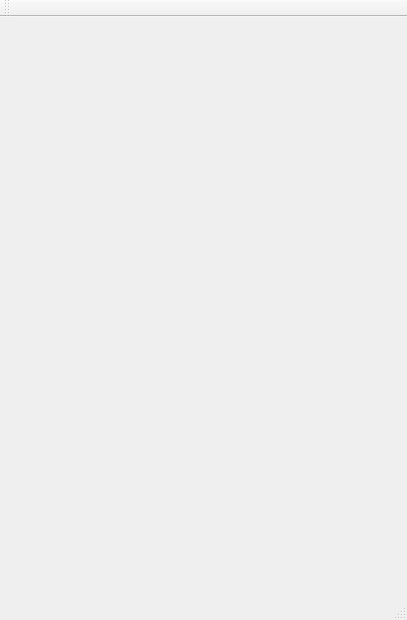
<?xml version="1.0" encoding="UTF-8"?>
<ui version="4.0">
 <class>MainWindow</class>
 <widget class="QMainWindow" name="MainWindow">
  <property name="geometry">
   <rect>
    <x>0</x>
    <y>0</y>
    <width>407</width>
    <height>620</height>
   </rect>
  </property>
  <property name="windowTitle">
   <string>MainWindow</string>
  </property>
  <widget class="QWidget" name="centralWidget">
   <widget class="QMyWidget" name="widget" native="true">
    <property name="geometry">
     <rect>
      <x>10</x>
      <y>10</y>
      <width>300</width>
      <height>600</height>
     </rect>
    </property>
   </widget>
  </widget>
  <widget class="QMenuBar" name="menuBar">
   <property name="geometry">
    <rect>
     <x>0</x>
     <y>0</y>
     <width>407</width>
     <height>25</height>
    </rect>
   </property>
  </widget>
  <widget class="QToolBar" name="mainToolBar">
   <attribute name="toolBarArea">
    <enum>TopToolBarArea</enum>
   </attribute>
   <attribute name="toolBarBreak">
    <bool>false</bool>
   </attribute>
  </widget>
  <widget class="QStatusBar" name="statusBar"/>
 </widget>
 <layoutdefault spacing="6" margin="11"/>
 <customwidgets>
  <customwidget>
   <class>QMyWidget</class>
   <extends>QWidget</extends>
   <header>qmywidget.h</header>
   <container>1</container>
  </customwidget>
 </customwidgets>
 <resources/>
 <connections/>
</ui>
